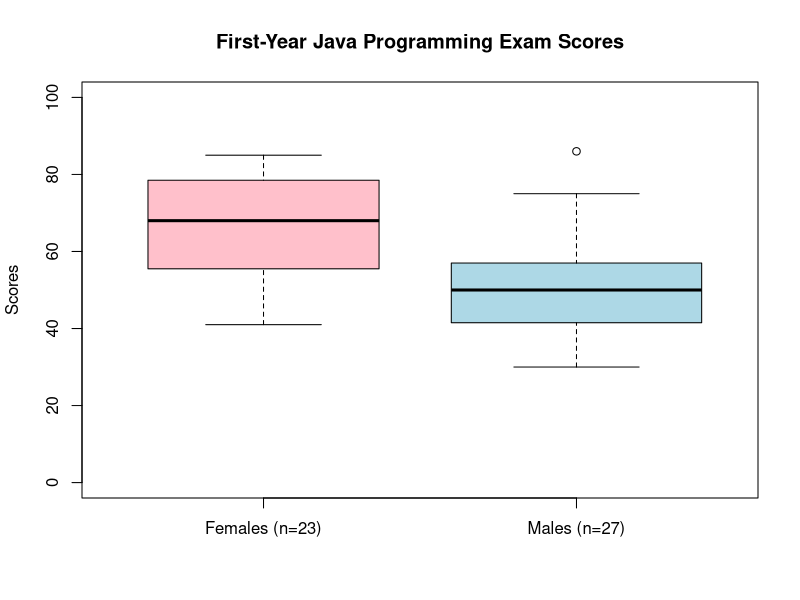

Here is the R script that generated this plot:
## ---- chunk 1
knitr::opts_chunk$set(echo = TRUE)
## ---- chunk 2
results <- read.csv("results.csv", na.strings = "NA")
 
# exact skewness (Equation 2.1)
exact_skewness <- function(x) {
  x <- x[!is.na(x)]
  n <- length(x)
  m <- mean(x)
  m2 <- sum((x - m)^2) / n
  m3 <- sum((x - m)^3) / n
  m3 / sqrt(m2)^3
}
 
# Pearson's approximate skewness: 3*(mean - median) / sd
pearson_skewness <- function(x) {
  x <- x[!is.na(x)]
  3 * (mean(x) - median(x)) / sd(x)
}
 
subjects <- c("arch1", "prog1", "arch2", "prog2")
 
skewness_results <- data.frame(
  arch1 = c(exact_skewness(results$arch1), pearson_skewness(results$arch1)),
  prog1 = c(exact_skewness(results$prog1), pearson_skewness(results$prog1)),
  arch2 = c(exact_skewness(results$arch2), pearson_skewness(results$arch2)),
  prog2 = c(exact_skewness(results$prog2), pearson_skewness(results$prog2))
)
rownames(skewness_results) <- c("Exact Skewness", "Pearson Skewness")
print(skewness_results)
## ---- chunk 3
# ------------------------------------------------------------------
# Purpose: Create stem-and-leaf displays comparing first-year Java
# programming exam scores between male and female students, and use
# them to visually compare score distributions by gender.
# ------------------------------------------------------------------

# Raw exam scores for the 23 female students.
female <- c(57, 59, 78, 79, 60, 65, 68, 71, 75, 48, 51, 55, 56, 41, 43,
            44, 75, 78, 80, 81, 83, 83, 85)
# Raw exam scores for the 27 male students.
male <- c(48, 49, 49, 30, 30, 31, 32, 35, 37, 41, 86, 42, 51, 53, 56, 42, 44, 
          50, 51, 65, 67, 51, 56, 58, 64, 64, 75)

# Printed the labels, then generated the stem-and-leaf plot for each gender.
# stem() automatically splits each score into a "stem" (tens digit)
# and a "leaf" (ones digit) and prints the plot directly to console.
print("First-Year Java Programming Exam Scores of Female Students")
stem(na.omit(female))
print("First-Year Java Programming Exam Scores of Male Students")
stem(na.omit(male))

# Note: na.omit() ensures the stem-and-leaf display is robust to any
# missing values in the data. Default stem() scale was reviewed and
# found appropriate for this data's range and sample size.
## ---- chunk 4
# ------------------------------------------------------------------
# Purpose: Construct side-by-side box plots to visually compare the
# spread, median, and outliers of exam scores between female and
# male students.
# ------------------------------------------------------------------
# boxplot() draws one box per vector supplied (female, then male).
# names = labels each box; col = fills each box a different color
# for easier visual distinction between groups.

par(mar = c(5, 4, 4, 2) + 0.1)
boxplot(female, male,
        names = c("Females (n=23)", "Males (n=27)"),
        main = "First-Year Java Programming Exam Scores",
        ylab = "Scores",
        ylim = range(0, 100),
        col = c("pink", "lightblue"),
        varwidth = TRUE)
 
# Note: varwidth = TRUE scales each box's width by its sample size,
# and axis labels display each group's n directly, so the unequal
# sample sizes (23 females vs. 27 males) are now visually accounted
# for. Outlier detection uses R's standard 1.5 x IQR (Tukey)
# method, which is a conventional and appropriate choice for
# this type of exploratory analysis.
